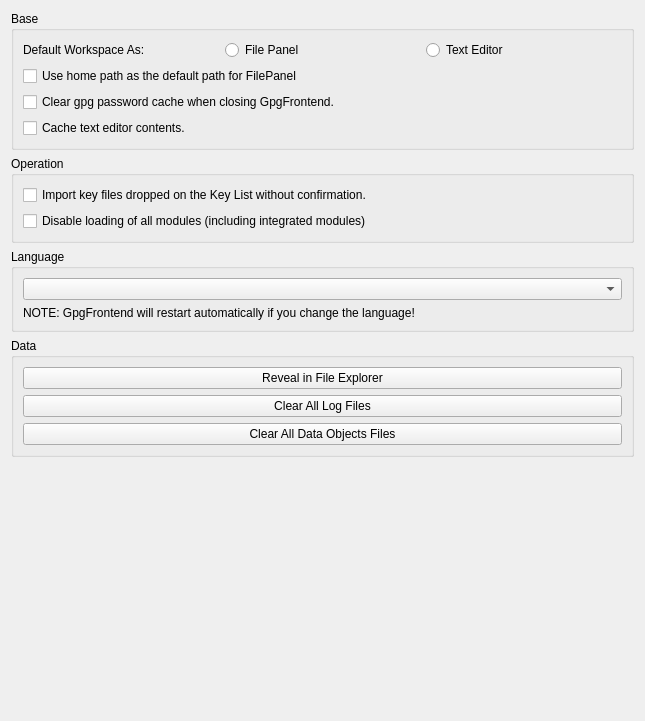
<?xml version="1.0" encoding="UTF-8"?>
<ui version="4.0">
 <class>GeneralSettings</class>
 <widget class="QWidget" name="GeneralSettings">
  <property name="geometry">
   <rect>
    <x>0</x>
    <y>0</y>
    <width>645</width>
    <height>721</height>
   </rect>
  </property>
  <property name="windowTitle">
   <string>Form</string>
  </property>
  <layout class="QGridLayout" name="gridLayout">
   <item row="0" column="0">
    <layout class="QVBoxLayout" name="verticalLayout">
     <item>
      <widget class="QGroupBox" name="cacheBox">
       <property name="title">
        <string>Base</string>
       </property>
       <layout class="QGridLayout" name="gridLayout_3">
        <item row="0" column="0">
         <layout class="QVBoxLayout" name="verticalLayout_3">
          <item>
           <layout class="QHBoxLayout" name="horizontalLayout">
            <item>
             <widget class="QLabel" name="defaultWorkspaceAsLabel">
              <property name="text">
               <string>Default Workspace As:</string>
              </property>
             </widget>
            </item>
            <item>
             <widget class="QRadioButton" name="filePanelRadioButton">
              <property name="text">
               <string>File Panel</string>
              </property>
             </widget>
            </item>
            <item>
             <widget class="QRadioButton" name="textEditorRadioButton">
              <property name="text">
               <string>Text Editor</string>
              </property>
             </widget>
            </item>
           </layout>
          </item>
          <item>
           <widget class="QCheckBox" name="homePathAsDefaultPathcheckBox">
            <property name="text">
             <string>Use home path as the default path for FilePanel</string>
            </property>
           </widget>
          </item>
          <item>
           <widget class="QCheckBox" name="clearGpgPasswordCacheCheckBox">
            <property name="text">
             <string>Clear gpg password cache when closing GpgFrontend.</string>
            </property>
           </widget>
          </item>
          <item>
           <widget class="QCheckBox" name="restoreTextEditorPageCheckBox">
            <property name="text">
             <string>Cache text editor contents.</string>
            </property>
           </widget>
          </item>
         </layout>
        </item>
       </layout>
      </widget>
     </item>
     <item>
      <widget class="QGroupBox" name="importConfirmationBox">
       <property name="title">
        <string>Operation</string>
       </property>
       <layout class="QGridLayout" name="gridLayout_4">
        <item row="0" column="0">
         <layout class="QVBoxLayout" name="verticalLayout_4">
          <item>
           <widget class="QCheckBox" name="importConfirmationCheckBox">
            <property name="text">
             <string>Import key files dropped on the Key List without confirmation.</string>
            </property>
           </widget>
          </item>
          <item>
           <widget class="QCheckBox" name="disableLoadingModulesCheckBox">
            <property name="text">
             <string>Disable loading of all modules (including integrated modules)</string>
            </property>
           </widget>
          </item>
         </layout>
        </item>
       </layout>
      </widget>
     </item>
     <item>
      <widget class="QGroupBox" name="langBox">
       <property name="title">
        <string>Language</string>
       </property>
       <layout class="QGridLayout" name="gridLayout_5">
        <item row="0" column="0">
         <layout class="QVBoxLayout" name="verticalLayout_5">
          <item>
           <widget class="QComboBox" name="langSelectBox">
            <property name="sizeAdjustPolicy">
             <enum>QComboBox::SizeAdjustPolicy::AdjustToContents</enum>
            </property>
           </widget>
          </item>
          <item>
           <widget class="QLabel" name="langNoteLabel">
            <property name="text">
             <string>NOTE: GpgFrontend will restart automatically if you change the language!</string>
            </property>
           </widget>
          </item>
         </layout>
        </item>
       </layout>
      </widget>
     </item>
     <item>
      <widget class="QGroupBox" name="dataBox">
       <property name="title">
        <string>Data</string>
       </property>
       <layout class="QGridLayout" name="gridLayout_7">
        <item row="0" column="0">
         <layout class="QVBoxLayout" name="verticalLayout_7">
          <item>
           <widget class="QPushButton" name="revealInFileExplorerButton">
            <property name="text">
             <string>Reveal in File Explorer</string>
            </property>
           </widget>
          </item>
          <item>
           <widget class="QPushButton" name="clearAllLogFilesButton">
            <property name="text">
             <string>Clear All Log Files</string>
            </property>
           </widget>
          </item>
          <item>
           <widget class="QPushButton" name="clearAllDataObjectsButton">
            <property name="text">
             <string>Clear All Data Objects Files</string>
            </property>
           </widget>
          </item>
         </layout>
        </item>
       </layout>
      </widget>
     </item>
     <item>
      <spacer name="verticalSpacer">
       <property name="orientation">
        <enum>Qt::Orientation::Vertical</enum>
       </property>
       <property name="sizeHint" stdset="0">
        <size>
         <width>20</width>
         <height>40</height>
        </size>
       </property>
      </spacer>
     </item>
    </layout>
   </item>
  </layout>
 </widget>
 <resources/>
 <connections/>
</ui>
